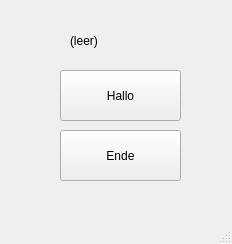
<?xml version="1.0" encoding="UTF-8"?>
<ui version="4.0">
 <class>MainWindow</class>
 <widget class="QMainWindow" name="MainWindow">
  <property name="geometry">
   <rect>
    <x>0</x>
    <y>0</y>
    <width>232</width>
    <height>244</height>
   </rect>
  </property>
  <property name="windowTitle">
   <string>MainWindow</string>
  </property>
  <widget class="QWidget" name="centralwidget">
   <widget class="QLabel" name="LblAnzeige">
    <property name="geometry">
     <rect>
      <x>70</x>
      <y>20</y>
      <width>111</width>
      <height>41</height>
     </rect>
    </property>
    <property name="text">
     <string>(leer)</string>
    </property>
   </widget>
   <widget class="QPushButton" name="CmdEnde">
    <property name="geometry">
     <rect>
      <x>60</x>
      <y>130</y>
      <width>121</width>
      <height>51</height>
     </rect>
    </property>
    <property name="text">
     <string>Ende</string>
    </property>
   </widget>
   <widget class="QPushButton" name="CmdHallo">
    <property name="geometry">
     <rect>
      <x>60</x>
      <y>70</y>
      <width>121</width>
      <height>51</height>
     </rect>
    </property>
    <property name="text">
     <string>Hallo</string>
    </property>
   </widget>
  </widget>
  <widget class="QMenuBar" name="menubar">
   <property name="geometry">
    <rect>
     <x>0</x>
     <y>0</y>
     <width>232</width>
     <height>22</height>
    </rect>
   </property>
  </widget>
  <widget class="QStatusBar" name="statusbar"/>
 </widget>
 <resources/>
 <connections/>
</ui>
